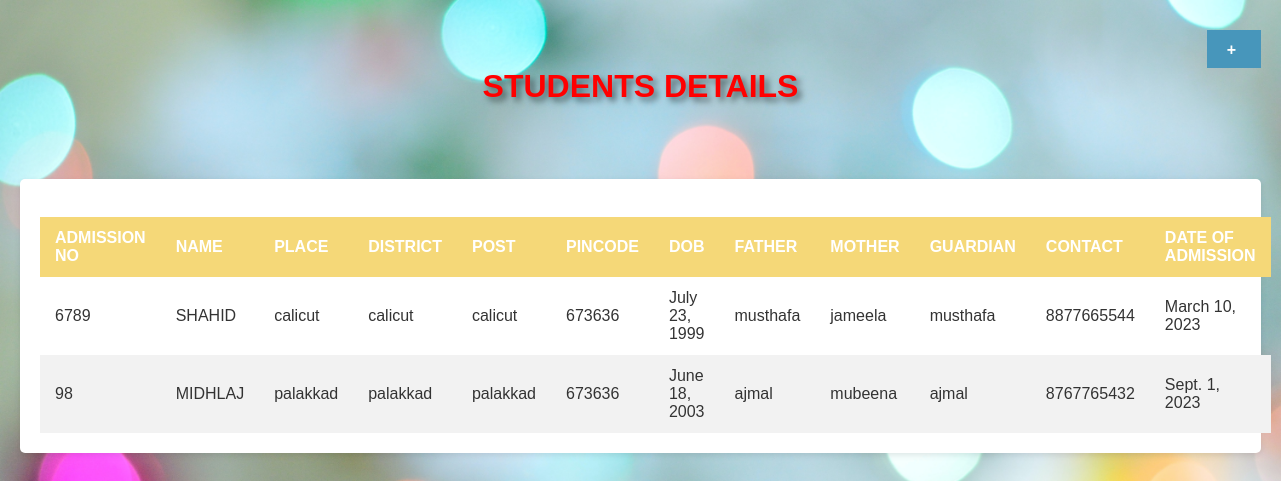
Screenshot of /dowra with the database file from the repository.
### hod/models.py (models this page shows, shortened)
class Student(models.Model):
    COURSE_CHOICES = (
        ('hifz', 'HIFZ'),
        ('dowra', 'DOWRA'),
        ('dawa', 'DAWA'),
    )
    Admission_no = models.IntegerField(unique=True,null=True)
    Student_name = models.CharField(max_length=100,null=True)
    Address = models.CharField(max_length=100,null=True)
    Place = models.CharField(max_length=100,null=True)
    Post = models.CharField(max_length=100,null=True)
    District = models.CharField(max_length=100,null=True)
    State = models.CharField(max_length=100,null=True)
    Pin_code = models.IntegerField(null=True)
    date_of_birth = models.DateField(null=True)
    Place_of_birth = models.CharField(max_length=100,null=True)
    Adhar_no = models.IntegerField(null=True)
    Father_name = models.CharField(max_length=100,null=True)
    Father_no = models.IntegerField(unique=True,null=True)
    Father_job = models.CharField(max_length=100,null=True)
    Mother_name = models.CharField(max_length=100,null=True)
    Mother_no = models.IntegerField(unique=True,null=True)
    Mother_job = models.CharField(max_length=100,null=True)
    Guardian_name = models.CharField(max_length=100,null=True)
    Guardian_no = models.IntegerField(unique=True,null=True)
    Guardian_job = models.CharField(max_length=100,null=True)
    Admitted_date = models.DateField(null=True)
    Classes = models.CharField(max_length=100,null=True,choices=COURSE_CHOICES)
    Division = models.CharField(max_length=100,null=True)

### hod/views.py (the view)
# urls.py: path("dowra", views.dowra,name="dowra"),
def dowra(request):
    data = Student.objects.filter(Classes='dowra')
    return render(request, 'admins/dowra.html', {'students': data})

### hod/templates/admins/dowra.html (shortened to what this page needs)
{% load static %}
<!DOCTYPE html>
<html>
<head>
</head>
<body>
    <div class="button-container">
    <a href="{% url 'adddowra' %}" class="custom-button"></a>
</div>
    <h1><b>STUDENTS DETAILS</b></h1>
    <br><br><br>
    <div class="container">
        <br>
        <table>
            <thead>
                <tr>
                    <th>ADMISSION NO</th>
                    <th>NAME</th>
                    <th>PLACE</th>
                    <th>DISTRICT</th>
                    <th>POST</th>
                    <th>PINCODE</th>
                    <th>DOB</th>
                    <th>FATHER</th>
                    <th>MOTHER</th>
                    <th>GUARDIAN</th>
                    <th>CONTACT</th>
                    <th>DATE OF ADMISSION</th>
                </tr>
            </thead>
            <tbody>
                {% for students in students %}
                <tr>
                    <td>{{ students.Admission_no }}</td>
                    <td>{{ students.Student_name }}</td>
                    <td>{{ students.Place }}</td>
                    <td>{{ students.District }}</td>
                    <td>{{ students.Post }}</td>
                    <td>{{ students.Pin_code }}</td>
                    <td>{{ students.date_of_birth }}</td>
                    <td>{{ students.Father_name }}</td>
                    <td>{{ students.Mother_name }}</td>
                    <td>{{ students.Guardian_name }}</td>
                    <td>{{ students.Guardian_no }}</td>
                    <td>{{ students.Admitted_date }}</td>
                </tr>
                {% endfor %}
            </tbody>
        </table>
    </div>
</body>
</html>

### hod/templates/admins/dowra.html (style rules this page uses)
* { margin: 0; padding: 0; box-sizing: border-box; }
body { font-family: Arial, sans-serif; background-image: url('static/admin_hod/assets/img/myimages/og.jpg'); background-size: cover; background-repeat: no-repeat; background-attachment: fixed; padding: 20px; margin: 0; color: #333; }
.container { max-width: 2000px; margin: 0 auto; background-color: #fff; padding: 20px; box-shadow: 0px 2px 6px rgba(0, 0, 0, 0.1); border-radius: 5px; display: flex; flex-direction: column; }
h1 { text-align: center; margin-bottom: 20px; color:#FF0000; text-shadow: 4px 4px 6px rgba(0, 0, 0, 0.5); }
table { width: 100%; border-collapse: collapse; }
th, td { padding: 12px 15px; text-align: left; }
th { background-color: #f5d878; color: #fff; }
tr:nth-child(even) { background-color: #f2f2f2; }
.button-container { display: flex; justify-content: flex-end; }
.custom-button { padding: 10px 20px; background-color: #4796bb; color: #fff; text-decoration: none; border: #007bff; outline-offset: 2px; outline-color: black; font-weight: bold; margin-top: 10px; transition: background-color 0.3s, transform 0.2s, color 0.3s; }
.custom-button::before { content: "+"; display: inline-block; margin-right: 5px; transform: translateY(1px); }

### rows the page displays
Student: Admission_no "6789", Student_name "SHAHID", Place "calicut", District "calicut", Post "calicut", Pin_code "673636", date_of_birth "July 23, 1999", Father_name "musthafa", Mother_name "jameela", Guardian_name "musthafa", Guardian_no "8877665544", Admitted_date "March 10, 2023"
Student: Admission_no "98", Student_name "MIDHLAJ", Place "palakkad", District "palakkad", Post "palakkad", Pin_code "673636", date_of_birth "June 18, 2003", Father_name "ajmal", Mother_name "mubeena", Guardian_name "ajmal", Guardian_no "8767765432", Admitted_date "Sept. 1, 2023"
